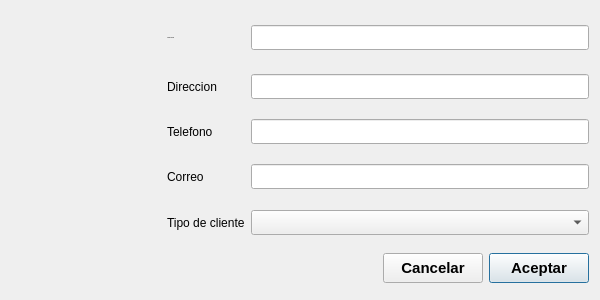
<?xml version="1.0" encoding="UTF-8"?>
<ui version="4.0">
 <class>Dialog</class>
 <widget class="QDialog" name="Dialog">
  <property name="geometry">
   <rect>
    <x>0</x>
    <y>0</y>
    <width>600</width>
    <height>300</height>
   </rect>
  </property>
  <property name="minimumSize">
   <size>
    <width>600</width>
    <height>300</height>
   </size>
  </property>
  <property name="maximumSize">
   <size>
    <width>600</width>
    <height>300</height>
   </size>
  </property>
  <property name="windowTitle">
   <string>Agregar Cliente</string>
  </property>
  <property name="windowIcon">
   <iconset>
    <normaloff>Imagenes/agregarCliente.png</normaloff>Imagenes/agregarCliente.png</iconset>
  </property>
  <property name="styleSheet">
   <string notr="true">
QDialog{
background-color: rgb(255, 255, 255);
font: 75 12pt &quot;Arial&quot;;
}


QLabel{
    display: block;
    font: 15px Arial, Helvetica, sans-serif;
    margin-bottom: 15px;
}

QPushButton#pushButton_Aceptar{
background-color: white;
color: rgb(0, 186, 0)
}

QPushButton#pushButton_Aceptar:hover{
color:white;
background-color: rgb(0, 184, 0);
}


QPushButton#pushButton_Ingresar{
background-color: white;
color:rgb(100, 186, 177);
}

QPushButton#pushButton_Ingresar:hover{
color:white;
background-color: rgb(100, 186, 177);
}


QPushButton#pushButton_Cancelar{
background-color: white;
color: rgb(186, 0, 0);
}

QPushButton#pushButton_Cancelar:hover{
background-color: rgb(186, 0, 0);
color: white;
}

QComboBox{
	border: 1px solid Black;
	background-color: #fff;
	border-radius: 3px;
}

QWidget{
background-color: rgb(255, 255, 255);
}


QLineEdit{
border: 1px solid Black;
background-color: rgb(255, 255, 255);
border-radius: 3px;
}


background-color: rgb(255, 255, 255);



</string>
  </property>
  <layout class="QGridLayout" name="gridLayout">
   <item row="3" column="2" colspan="5">
    <widget class="QLineEdit" name="lineEdit_3">
     <property name="minimumSize">
      <size>
       <width>0</width>
       <height>20</height>
      </size>
     </property>
     <property name="maximumSize">
      <size>
       <width>16777215</width>
       <height>25</height>
      </size>
     </property>
     <property name="clearButtonEnabled">
      <bool>true</bool>
     </property>
    </widget>
   </item>
   <item row="4" column="2" colspan="5">
    <widget class="QComboBox" name="comboBox">
     <property name="minimumSize">
      <size>
       <width>0</width>
       <height>20</height>
      </size>
     </property>
     <property name="maximumSize">
      <size>
       <width>16777215</width>
       <height>25</height>
      </size>
     </property>
    </widget>
   </item>
   <item row="4" column="1">
    <widget class="QLabel" name="label_5">
     <property name="text">
      <string>Tipo de cliente</string>
     </property>
    </widget>
   </item>
   <item row="5" column="6">
    <widget class="QPushButton" name="pushButton_Aceptar">
     <property name="minimumSize">
      <size>
       <width>100</width>
       <height>28</height>
      </size>
     </property>
     <property name="maximumSize">
      <size>
       <width>150</width>
       <height>30</height>
      </size>
     </property>
     <property name="font">
      <font>
       <pointsize>11</pointsize>
       <weight>75</weight>
       <bold>true</bold>
      </font>
     </property>
     <property name="styleSheet">
      <string notr="true"/>
     </property>
     <property name="text">
      <string>Aceptar</string>
     </property>
     <property name="icon">
      <iconset>
       <normaloff>Imagenes/guardar.png</normaloff>Imagenes/guardar.png</iconset>
     </property>
     <property name="iconSize">
      <size>
       <width>20</width>
       <height>20</height>
      </size>
     </property>
    </widget>
   </item>
   <item row="5" column="5">
    <widget class="QPushButton" name="pushButton_Cancelar">
     <property name="minimumSize">
      <size>
       <width>100</width>
       <height>28</height>
      </size>
     </property>
     <property name="maximumSize">
      <size>
       <width>150</width>
       <height>30</height>
      </size>
     </property>
     <property name="font">
      <font>
       <pointsize>11</pointsize>
       <weight>75</weight>
       <bold>true</bold>
      </font>
     </property>
     <property name="styleSheet">
      <string notr="true"/>
     </property>
     <property name="text">
      <string>Cancelar</string>
     </property>
     <property name="icon">
      <iconset>
       <normaloff>Imagenes/cancelar.png</normaloff>Imagenes/cancelar.png</iconset>
     </property>
     <property name="iconSize">
      <size>
       <width>20</width>
       <height>20</height>
      </size>
     </property>
    </widget>
   </item>
   <item row="3" column="1">
    <widget class="QLabel" name="label_2">
     <property name="text">
      <string>Correo</string>
     </property>
    </widget>
   </item>
   <item row="1" column="1">
    <widget class="QLabel" name="label_3">
     <property name="text">
      <string>Direccion</string>
     </property>
    </widget>
   </item>
   <item row="0" column="1">
    <widget class="QLabel" name="label">
     <property name="font">
      <font>
       <family>Arial,Helvetica,sans-serif</family>
       <pointsize>-1</pointsize>
       <weight>50</weight>
       <italic>false</italic>
       <bold>false</bold>
      </font>
     </property>
     <property name="text">
      <string>Nombre Cliente</string>
     </property>
    </widget>
   </item>
   <item row="2" column="1">
    <widget class="QLabel" name="label_4">
     <property name="text">
      <string>Telefono</string>
     </property>
    </widget>
   </item>
   <item row="2" column="2" colspan="5">
    <widget class="QLineEdit" name="lineEdit_2">
     <property name="minimumSize">
      <size>
       <width>0</width>
       <height>20</height>
      </size>
     </property>
     <property name="maximumSize">
      <size>
       <width>16777215</width>
       <height>25</height>
      </size>
     </property>
     <property name="clearButtonEnabled">
      <bool>true</bool>
     </property>
    </widget>
   </item>
   <item row="1" column="2" colspan="5">
    <widget class="QLineEdit" name="lineEdit">
     <property name="minimumSize">
      <size>
       <width>0</width>
       <height>20</height>
      </size>
     </property>
     <property name="maximumSize">
      <size>
       <width>16777215</width>
       <height>25</height>
      </size>
     </property>
     <property name="clearButtonEnabled">
      <bool>true</bool>
     </property>
    </widget>
   </item>
   <item row="0" column="2" colspan="5">
    <widget class="QLineEdit" name="lineEdit_Nombre">
     <property name="minimumSize">
      <size>
       <width>0</width>
       <height>20</height>
      </size>
     </property>
     <property name="maximumSize">
      <size>
       <width>16777215</width>
       <height>25</height>
      </size>
     </property>
     <property name="font">
      <font>
       <pointsize>11</pointsize>
      </font>
     </property>
     <property name="styleSheet">
      <string notr="true">QComboBox{
	border: 1px solid Black;
	background-color: #fff;
	border-radius: 4px;
}

QWidget{
background-color: rgb(255, 255, 255);
}


QLineEdit{
border: 1px solid Black;
background-color: rgb(255, 255, 255);
border-radius: 4px;
}




background-color: rgb(255, 255, 255);
</string>
     </property>
     <property name="clearButtonEnabled">
      <bool>true</bool>
     </property>
    </widget>
   </item>
   <item row="0" column="0" rowspan="5">
    <widget class="QLabel" name="label_6">
     <property name="minimumSize">
      <size>
       <width>150</width>
       <height>200</height>
      </size>
     </property>
     <property name="maximumSize">
      <size>
       <width>150</width>
       <height>200</height>
      </size>
     </property>
     <property name="text">
      <string/>
     </property>
     <property name="pixmap">
      <pixmap>imagenes/iconos/agregarCliente.png</pixmap>
     </property>
     <property name="scaledContents">
      <bool>true</bool>
     </property>
     <property name="margin">
      <number>25</number>
     </property>
    </widget>
   </item>
  </layout>
 </widget>
 <resources/>
 <connections/>
</ui>
